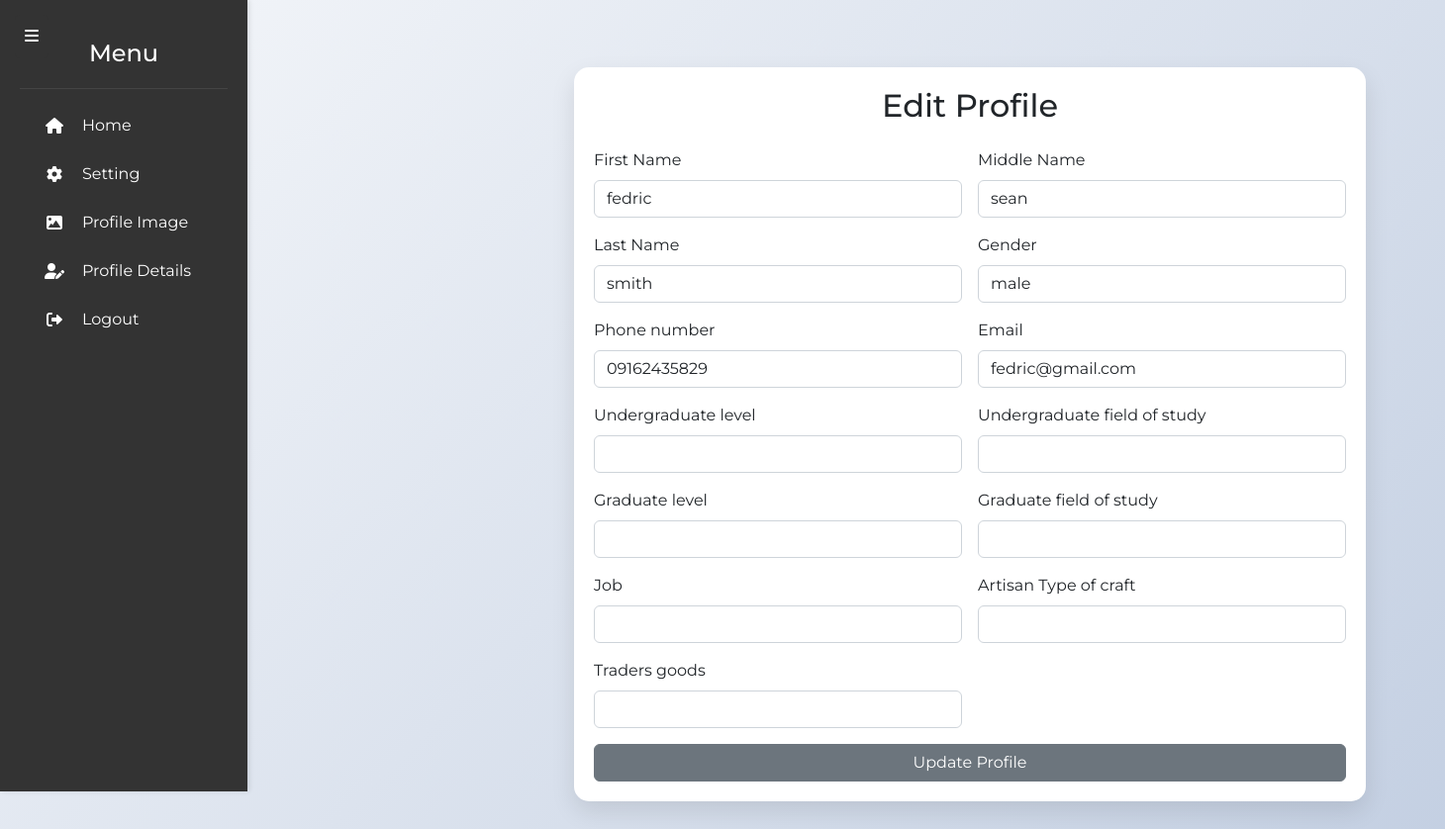
Page /editprofile.php (signed in) on the committed database.
### tables this page shows
CREATE TABLE `client` (
  `id` int(12) NOT NULL,
  `firstname` varchar(255) NOT NULL,
  `middlename` varchar(255) NOT NULL,
  `lastname` varchar(255) NOT NULL,
  `email` varchar(255) NOT NULL,
  `profileImage` varchar(255) DEFAULT NULL,
  `gender` varchar(255) NOT NULL,
  `password` varchar(255) NOT NULL,
  `occupation` varchar(255) DEFAULT NULL,
  `phone` varchar(255) NOT NULL,
  `Undergraduatelevels` varchar(255) DEFAULT NULL,
  `Undergraduatefields` varchar(255) DEFAULT NULL,
  `Graduatelevels` varchar(255) DEFAULT NULL,
  `Graduatefields` varchar(255) DEFAULT NULL,
  `Artisancraft` varchar(255) DEFAULT NULL,
  `tradersgoods` varchar(255) DEFAULT NULL,
  `date` varchar(255) NOT NULL
);

### controller/controller.php (called while the page is built, shortened)
<?php
class Classpro{
 private $localhost ="";
   private $username = "u358572477_imwkot";
   private  $password = ".0gvXy=R7U";
   private $dbname = "u358572477_imwkot";
   private  $user = "client";
public function  dbconnect() {
    $link = mysqli_connect($this->localhost, $this->username, $this->password, $this->dbname);
if (mysqli_select_db($link, $this->dbname)){
        return $link;
    } else {
        print 'Not connected' . mysqli_connect_error();
    }
}
public function sql_query($sql){
    $link = $this->dbconnect();
    $query = mysqli_query($link, $sql);
    if ($query){
        return $query;
    } else {
        print 'Database error'."---". mysqli_error( $link);
    }
}
public function getUserData($value){
    $sql = $this->sql_query(" SELECT * FROM $this->user WHERE `phone` = '" .$_SESSION['logged_in']."'  ");
     $row = mysqli_fetch_assoc($sql);
  return $row[$value];
  }
}
$call = new Classpro;

### editprofile.php (the view, shortened to what this page needs)
<?php
require_once("controller/controller.php");
$call->checkUserLoggedIn();
?>
<!DOCTYPE html>
<html lang="en">
<head>
    <link href="https://cdn.jsdelivr.net/npm/bootstrap@5.2.3/dist/css/bootstrap.min.css" rel="stylesheet">
    <link href="https://cdnjs.cloudflare.com/ajax/libs/font-awesome/6.0.0/css/all.min.css" rel="stylesheet">
</head>
<body>
<button id="sidebarToggle" class="sidebar-toggle">
    <i class="fas fa-bars"></i>
</button>
<aside class="sidebar" id="sidebar">
    <div class="sidebar-header">
        <h4 class="text-white mb-0">Menu</h4>
    </div>
    <nav class="sidebar-nav">
        <a href="dashboard.php" class="nav-link">
            <i class="fas fa-home me-2"></i>
            <span>Home</span>
        </a>
        <a href="setting.php" class="nav-link">
            <i class="fas fa-cog me-2"></i>
            <span>Setting</span>
        </a>
        <a href="proimage.php" class="nav-link">
            <i class="fas fa-image me-2"></i>
            <span>Profile Image</span>
        </a>
        <a href="editprofile.php" class="nav-link">
            <i class="fas fa-user-edit me-2"></i>
            <span>Profile Details</span>
        </a>
        <a href="logout.php" class="nav-link">
            <i class="fas fa-sign-out-alt me-2"></i>
            <span>Logout</span>
        </a>
    </nav>
</aside>
    <div class="main-content container-fluid py-5" id="mainContent">
        <div class="dashboard-card">
            <h2 class="text-center mb-4">Edit Profile</h2>
            <form action="" method="post" class="row g-3">
                <div class="col-md-6">
                    <label for="firstname" class="form-label">First Name</label>
                    <input type="text" class="form-control" id="firstname" name="firstname" value="<?php echo $call->getUserData('firstname'); ?>">
                </div>
                <div class="col-md-6">
                    <label for="middlename" class="form-label">Middle Name</label>
                    <input type="text" class="form-control" id="middlename" name="middlename" value="<?php echo $call->getUserData('middlename'); ?>">
                </div>
                <div class="col-md-6">
                    <label for="lastname" class="form-label">Last Name</label>
                    <input type="text" class="form-control" id="lastname" name="lastname" value="<?php echo $call->getUserData('lastname'); ?>">
                </div>
                <div class="col-md-6">
                    <label for="gender" class="form-label">Gender</label>
                    <input type="text" class="form-control" id="gender" name="gender" value="<?php echo $call->getUserData('gender'); ?>">
                </div>
                <div class="col-md-6">
                    <label for="Phonenumber" class="form-label">Phone number</label>
                    <input type="text" class="form-control" id="Phonenumber" name="phone" value="<?php echo $call->getUserData('phone'); ?>">
                </div>
                <div class="col-md-6">
                    <label for="email" class="form-label">Email</label>
                    <input type="text" class="form-control" id="email" name="email" value="<?php echo $call->getUserData('email'); ?>">
                </div>
                <div class="col-md-6">
                    <label for="Undergraduatelevels" class="form-label">Undergraduate level</label>
                    <input type="text" class="form-control" id="Undergraduatelevels" name="Undergraduatelevels" value="<?php echo $call->getUserData('Undergraduatelevels'); ?>">
                </div>
                <div class="col-md-6">
                    <label for="Undergraduatefields" class="form-label">Undergraduate field of study</label>
                    <input type="text" class="form-control" id="Undergraduatefields" name="Undergraduatefields" value="<?php echo $call->getUserData('Undergraduatefields'); ?>">
                </div>
                <div class="col-md-6">
                    <label for="Graduatelevels" class="form-label">Graduate level</label>
                    <input type="text" class="form-control" id="Graduatelevels" name="Graduatelevels" value="<?php echo $call->getUserData('Graduatelevels'); ?>">
                </div>
                <div class="col-md-6">
                    <label for="Graduatefields" class="form-label">Graduate field of study</label>
                    <input type="text" class="form-control" id="Graduatefields" name="Graduatefields" value="<?php echo $call->getUserData('Graduatefields'); ?>">
                </div>
                <div class="col-md-6">
                    <label for="job" class="form-label">Job</label>
                    <input type="text" class="form-control" id="job" name="Job" value="<?php echo $call->getUserData('Job'); ?>">
                </div>
                <div class="col-md-6">
                    <label for="Artisancraft" class="form-label">Artisan Type of craft</label>
                    <input type="text" class="form-control" id="Artisancraft" name="Artisancraft" value="<?php echo $call->getUserData('Artisancraft'); ?>">
                </div>
                <div class="col-md-6">
                    <label for="tradersgoods" class="form-label">Traders goods</label>
                    <input type="text" class="form-control" id="tradersgoods" name="tradersgoods" value="<?php echo $call->getUserData('tradersgoods'); ?>">
                </div>
                <div class="col-12">
                    <button type="submit" class="btn btn-secondary w-100" name="submit">Update Profile</button>
                </div>
            </form>
        </div>
        </div>
</body>
</html>

### editprofile.php (style rules this page uses)
body { font-family: 'Montserrat', sans-serif; background: linear-gradient(135deg, #f5f7fa 0%, #c3cfe2 100%); }
.dashboard-card { background: white; box-shadow: 0 10px 25px rgba(0,0,0,0.1); border-radius: 15px; padding: 20px; margin: 20px auto; max-width: 800px; }
.sidebar { height: 100vh; position: fixed; top: 0; left: 0; background-color: #333; color: white; width: 250px; padding: 20px; transition: all 0.3s; z-index: 1000; }
.main-content { margin-left: 250px; transition: all 0.3s; }
.sidebar-toggle { position: fixed; top: 15px; left: 15px; z-index: 1100; background: #333; color: white; border: none; padding: 10px; border-radius: 5px; cursor: pointer; transition: background-color 0.3s; }
.sidebar { width: 250px; background-color: #333; color: white; height: 100vh; position: fixed; left: 0; top: 0; transition: transform 0.3s ease; z-index: 1000; box-shadow: 2px 0 5px rgba(0, 0, 0, 0.1); }
.sidebar-header { padding: 20px; border-bottom: 1px solid #444; text-align: center; }
.sidebar-nav { padding: 10px; }
.nav-link { display: flex; align-items: center; color: white; text-decoration: none; padding: 10px 15px; margin: 5px 0; border-radius: 5px; transition: background-color 0.3s, color 0.3s; }
.nav-link i { width: 20px; text-align: center; }
.nav-link span { margin-left: 10px; }

### rows in the picture
client: firstname "fedric", middlename "sean", lastname "smith", gender "male", phone "09162435829", email "fedric@gmail.com"
